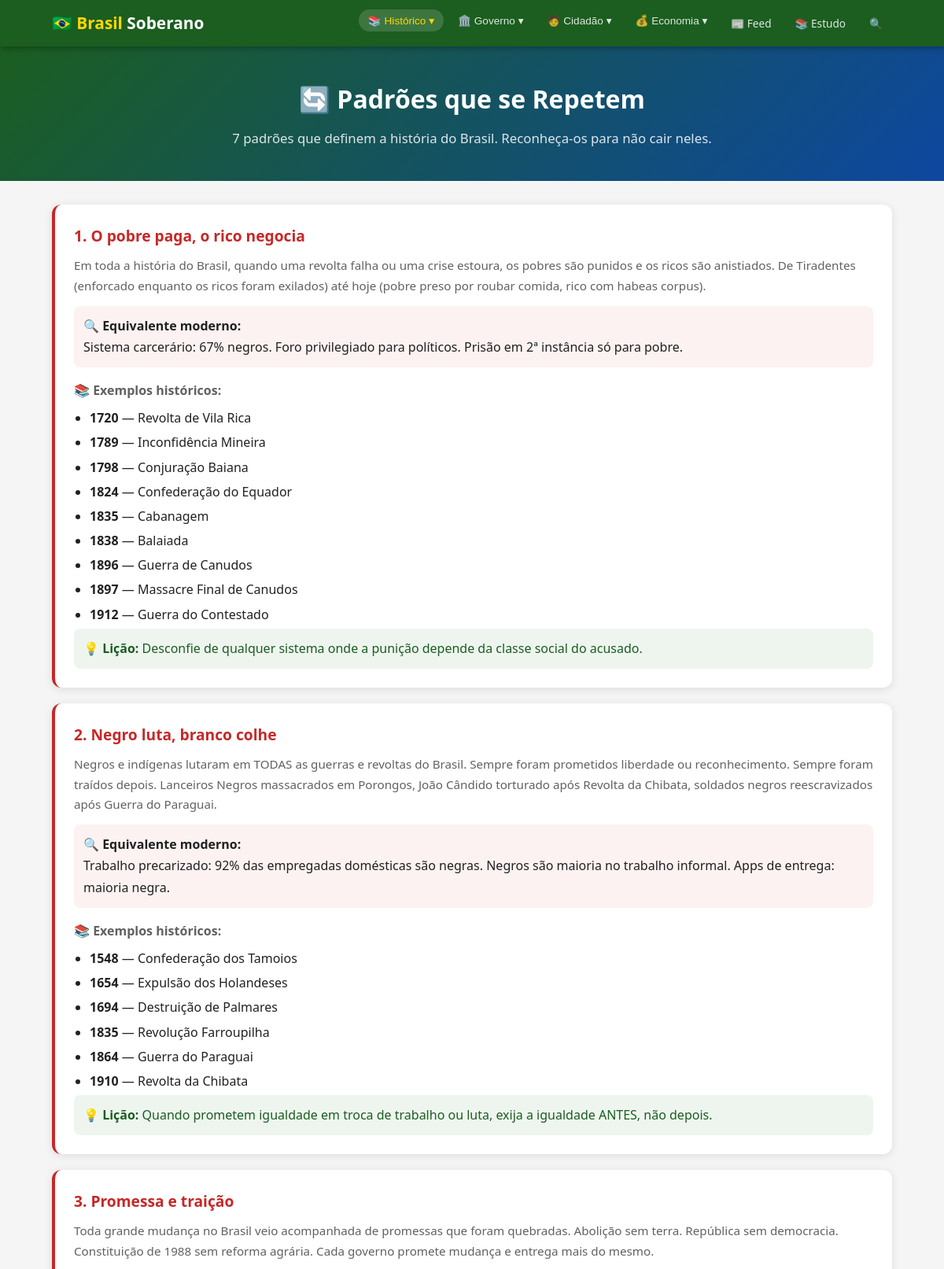
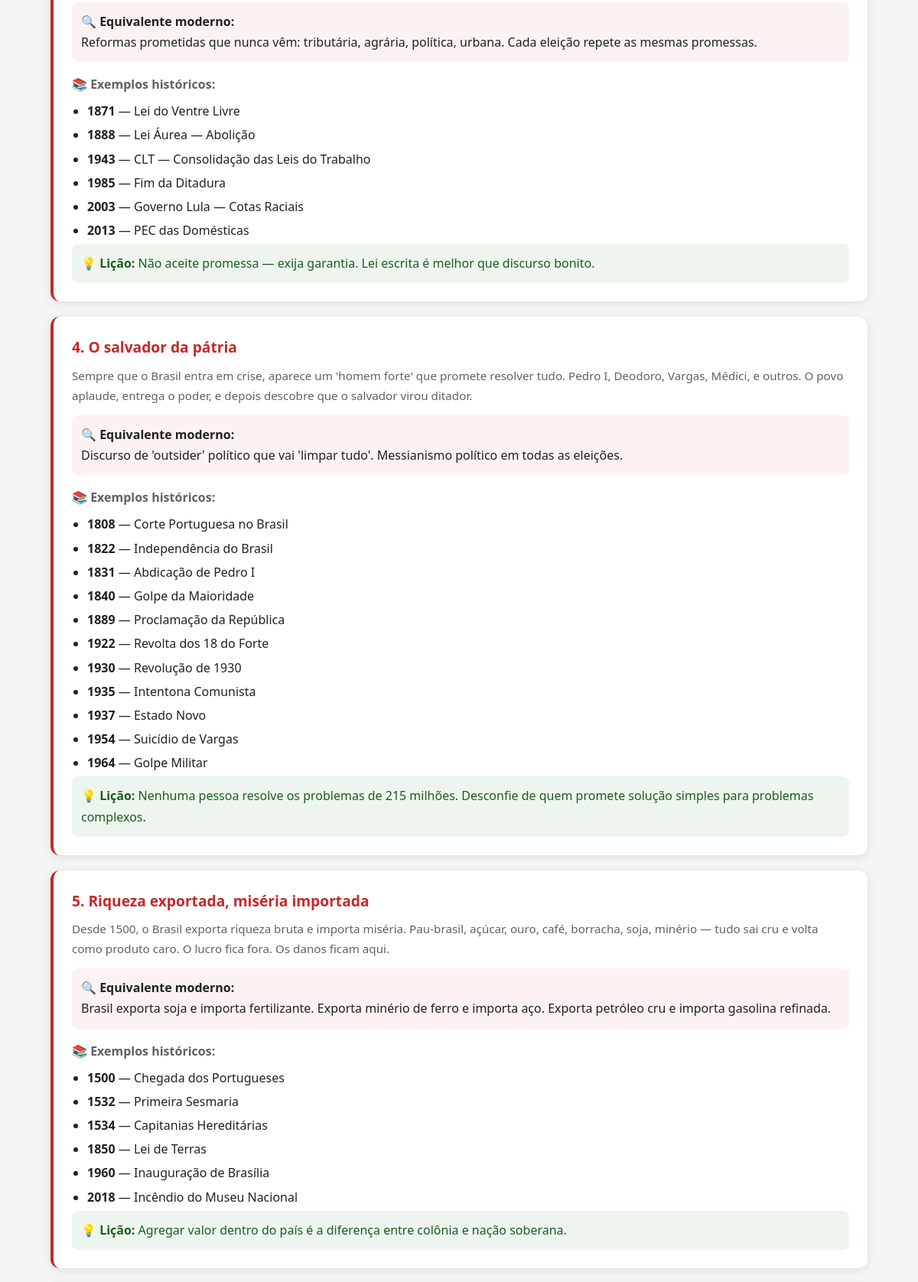
Screenshot of /padroes (upper part) with the database file from the repository (2 pictures, top to bottom).
### tables this page shows
CREATE TABLE patterns (
    id INTEGER PRIMARY KEY,
    name TEXT NOT NULL,
    description TEXT NOT NULL,
    modern_equivalent TEXT,
    lesson TEXT NOT NULL
);

CREATE TABLE events (
    id INTEGER PRIMARY KEY,
    date TEXT NOT NULL,
    year INTEGER NOT NULL,
    title TEXT NOT NULL,
    description TEXT NOT NULL,
    category TEXT NOT NULL,
    geopolitical_context TEXT,
    pattern_id INTEGER,
    state TEXT,
    key_figures TEXT,
    source TEXT
);

### app.py (the view)
@app.route('/padroes')
def padroes():
    patterns = query_db('SELECT * FROM patterns ORDER BY id')
    pattern_events = {}
    for p in patterns:
        evts = query_db(
            'SELECT * FROM events WHERE pattern_id = ? ORDER BY year ASC', (p['id'],)
        )
        pattern_events[p['id']] = evts
    return render_template('padroes.html', patterns=patterns, pattern_events=pattern_events)

### app.py (called while the page is built)
def get_db():
    db = getattr(g, '_database', None)
    if db is None:
        db = g._database = sqlite3.connect(DATABASE)
        db.row_factory = sqlite3.Row
    return db

@app.teardown_appcontext
def close_connection(exception):
    db = getattr(g, '_database', None)
    if db is not None:
        db.close()

def query_db(query, args=(), one=False):
    cur = get_db().execute(query, args)
    rv = cur.fetchall()
    cur.close()
    return (rv[0] if rv else None) if one else rv

### templates/padroes.html (shortened to what this page needs)
{% extends "base.html" %}
{% block header %}
<div class="page-header">
  <h1>🔄 Padrões que se Repetem</h1>
  <p>7 padrões que definem a história do Brasil. Reconheça-os para não cair neles.</p>
</div>
{% endblock %}
{% block content %}
{% for pattern in patterns %}
<div class="card pattern-card">
  <h3>{{ pattern.id }}. {{ pattern.name }}</h3>
  <p>{{ pattern.description }}</p>
  <div class="pattern-modern">
    <strong>🔍 Equivalente moderno:</strong><br>{{ pattern.modern_equivalent }}
  </div>
  {% if pattern_events[pattern.id] %}
  <h4 style="margin:16px 0 8px;color:var(--text-light)">📚 Exemplos históricos:</h4>
  <ul style="margin-left:20px">
    {% for evt in pattern_events[pattern.id] %}
    <li style="margin-bottom:4px"><strong>{{ evt.year }}</strong> — {{ evt.title }}</li>
    {% endfor %}
  </ul>
  {% endif %}
  <div class="pattern-lesson">💡 <strong>Lição:</strong> {{ pattern.lesson }}</div>
</div>
{% endfor %}
{% endblock %}

### static/css/style.css (style rules this page uses)
:root { --green: #2E7D32; --green-light: #4CAF50; --green-dark: #1B5E20; --gold: #FFD600; --gold-dark: #C5A028; --blue: #1565C0; --blue-light: #42A5F5; --blue-dark: #0D47A1; --white: #FFFFFF; --bg: #F5F5F5; --text: #212121; --text-light: #616161; --red: #C62828; --radius: 12px; --shadow: 0 2px 12px rgba(0,0,0,0.1); --transition: all 0.3s ease; }
* { margin:0; padding:0; box-sizing:border-box; }
html { scroll-behavior:smooth; }
body { font-family:'Segoe UI',system-ui,-apple-system,sans-serif; color:var(--text); background:var(--bg); line-height:1.7; }
.page-header { background:linear-gradient(135deg,var(--green-dark),var(--blue-dark)); color:white; padding:40px 20px; text-align:center; }
.page-header h1 { font-size:2rem; margin-bottom:8px; }
.page-header p { opacity:0.85; font-size:1.05rem; }
.card { background:white; border-radius:var(--radius); padding:24px; margin-bottom:20px; box-shadow:var(--shadow); transition:var(--transition); }
.card h3 { color:var(--green-dark); margin-bottom:8px; font-size:1.2rem; }
.card p { color:var(--text-light); font-size:0.95rem; }
.pattern-card { border-left:4px solid var(--red); }
.pattern-card h3 { color:var(--red); }
.pattern-modern { background:rgba(198,40,40,0.06); padding:12px; border-radius:8px; margin:12px 0; }
.pattern-lesson { background:rgba(46,125,50,0.08); padding:12px; border-radius:8px; font-weight:500; color:var(--green-dark); }

### rows the page displays
patterns: id "1", name "O pobre paga, o rico negocia", description "Em toda a história do Brasil, quando uma revolta falha ou uma crise estoura, os pobres são punidos e os ricos são anistiados. De Tiradentes (enforcado enquanto os ricos foram exilados) até hoje (pobre preso por roubar comida, rico com habeas corpus).", modern_equivalent "Sistema carcerário: 67% negros. Foro privilegiado para políticos. Prisão em 2ª instância só para pobre.", lesson "Desconfie de qualquer sistema onde a punição depende da classe social do acusado."
events: year "1720", title "Revolta de Vila Rica"
events: year "1789", title "Inconfidência Mineira"
events: year "1798", title "Conjuração Baiana"
events: year "1824", title "Confederação do Equador"
events: year "1835", title "Cabanagem"
events: year "1838", title "Balaiada"
events: year "1896", title "Guerra de Canudos"
events: year "1897", title "Massacre Final de Canudos"
events: year "1912", title "Guerra do Contestado"
patterns: id "2", name "Negro luta, branco colhe", description "Negros e indígenas lutaram em TODAS as guerras e revoltas do Brasil. Sempre foram prometidos liberdade ou reconhecimento. Sempre foram traídos depois. Lanceiros Negros massacrados em Porongos, João Cândido torturado após Revolta da Chibata, soldados negros reescravizados após Guerra do Paraguai.", modern_equivalent "Trabalho precarizado: 92% das empregadas domésticas são negras. Negros são maioria no trabalho informal. Apps de entrega: maioria negra.", lesson "Quando prometem igualdade em troca de trabalho ou luta, exija a igualdade ANTES, não depois."
events: year "1548", title "Confederação dos Tamoios"
events: year "1654", title "Expulsão dos Holandeses"
events: year "1694", title "Destruição de Palmares"
events: year "1835", title "Revolução Farroupilha"
events: year "1864", title "Guerra do Paraguai"
events: year "1910", title "Revolta da Chibata"
patterns: id "3", name "Promessa e traição", description "Toda grande mudança no Brasil veio acompanhada de promessas que foram quebradas. Abolição sem terra. República sem democracia. Constituição de 1988 sem reforma agrária. Cada governo promete mudança e entrega mais do mesmo.", modern_equivalent "Reformas prometidas que nunca vêm: tributária, agrária, política, urbana. Cada eleição repete as mesmas promessas.", lesson "Não aceite promessa — exija garantia. Lei escrita é melhor que discurso bonito."
events: year "1871", title "Lei do Ventre Livre"
events: year "1888", title "Lei Áurea — Abolição"
events: year "1943", title "CLT — Consolidação das Leis do Trabalho"
events: year "1985", title "Fim da Ditadura"
events: year "2003", title "Governo Lula — Cotas Raciais"
events: year "2013", title "PEC das Domésticas"
patterns: id "4", name "O salvador da pátria", description "Sempre que o Brasil entra em crise, aparece um 'homem forte' que promete resolver tudo. Pedro I, Deodoro, Vargas, Médici, e outros. O povo aplaude, entrega o poder, e depois descobre que o salvador virou ditador.", modern_equivalent "Discurso de 'outsider' político que vai 'limpar tudo'. Messianismo político em todas as eleições.", lesson "Nenhuma pessoa resolve os problemas de 215 milhões. Desconfie de quem promete solução simples para problemas complexos."
events: year "1808", title "Corte Portuguesa no Brasil"
events: year "1822", title "Independência do Brasil"
events: year "1831", title "Abdicação de Pedro I"
events: year "1840", title "Golpe da Maioridade"
events: year "1889", title "Proclamação da República"
events: year "1922", title "Revolta dos 18 do Forte"
events: year "1930", title "Revolução de 1930"
events: year "1935", title "Intentona Comunista"
events: year "1937", title "Estado Novo"
events: year "1954", title "Suicídio de Vargas"
events: year "1964", title "Golpe Militar"
patterns: id "5", name "Riqueza exportada, miséria importada", description "Desde 1500, o Brasil exporta riqueza bruta e importa miséria. Pau-brasil, açúcar, ouro, café, borracha, soja, minério — tudo sai cru e volta como produto caro. O lucro fica fora. Os danos ficam aqui.", modern_equivalent "Brasil exporta soja e importa fertilizante. Exporta minério de ferro e importa aço. Exporta petróleo cru e importa gasolina refinada.", lesson "Agregar valor dentro do país é a diferença entre colônia e nação soberana."
events: year "1500", title "Chegada dos Portugueses"
events: year "1532", title "Primeira Sesmaria"
events: year "1534", title "Capitanias Hereditárias"
events: year "1850", title "Lei de Terras"
events: year "1960", title "Inauguração de Brasília"
events: year "2018", title "Incêndio do Museu Nacional"
